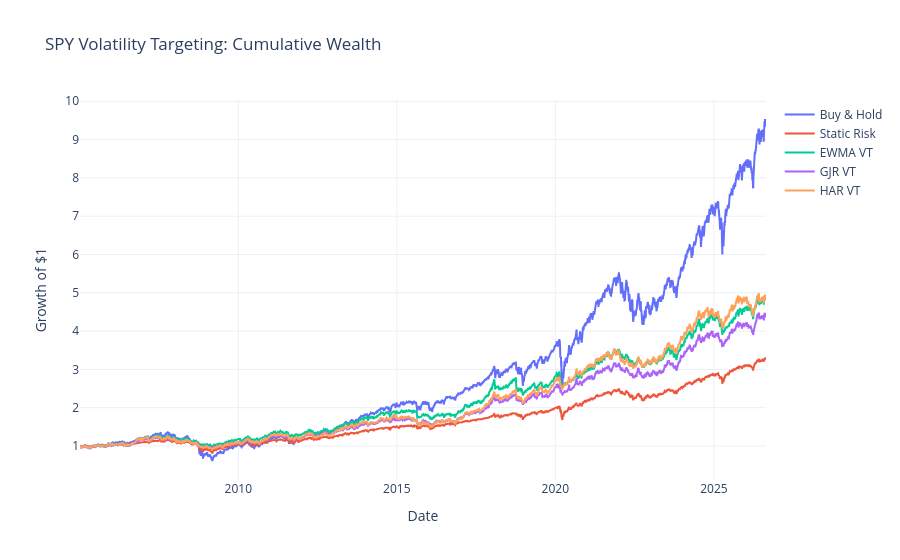

Notebook code cell kept with this figure:
### Code cell
fig = go.Figure()

for col in [
    "Buy & Hold",
    "Static Risk",
    "EWMA VT",
    "GJR VT",
    "HAR VT"
]:
    fig.add_trace(
        go.Scatter(
            x=bt["date"],
            y=bt[col],
            mode="lines",
            name=col
        )
    )

fig.update_layout(
    title="SPY Volatility Targeting: Cumulative Wealth",
    xaxis_title="Date",
    yaxis_title="Growth of $1",
    template="plotly_white"
)

fig.show()

### Figure 1 — Plotly figure (JSON) as saved in the notebook; plotly's stock layout.template omitted (floating-point values rounded to 4 significant figures; data arrays with more than 128 entries replaced by an {"elided": "..."} marker saying what was removed)
{"data": [{"mode": "lines", "name": "Buy & Hold", "type": "scatter", "x": {"elided": "5444 str values"}, "y": {"elided": "5444 float values"}}, {"mode": "lines", "name": "Static Risk", "type": "scatter", "x": {"elided": "5444 str values"}, "y": {"elided": "5444 float values"}}, {"mode": "lines", "name": "EWMA VT", "type": "scatter", "x": {"elided": "5444 str values"}, "y": {"elided": "5444 float values"}}, {"mode": "lines", "name": "GJR VT", "type": "scatter", "x": {"elided": "5444 str values"}, "y": {"elided": "5444 float values"}}, {"mode": "lines", "name": "HAR VT", "type": "scatter", "x": {"elided": "5444 str values"}, "y": {"elided": "5444 float values"}}], "layout": {"title": {"text": "SPY Volatility Targeting: Cumulative Wealth"}, "xaxis": {"title": {"text": "Date"}}, "yaxis": {"title": {"text": "Growth of $1"}}}}
